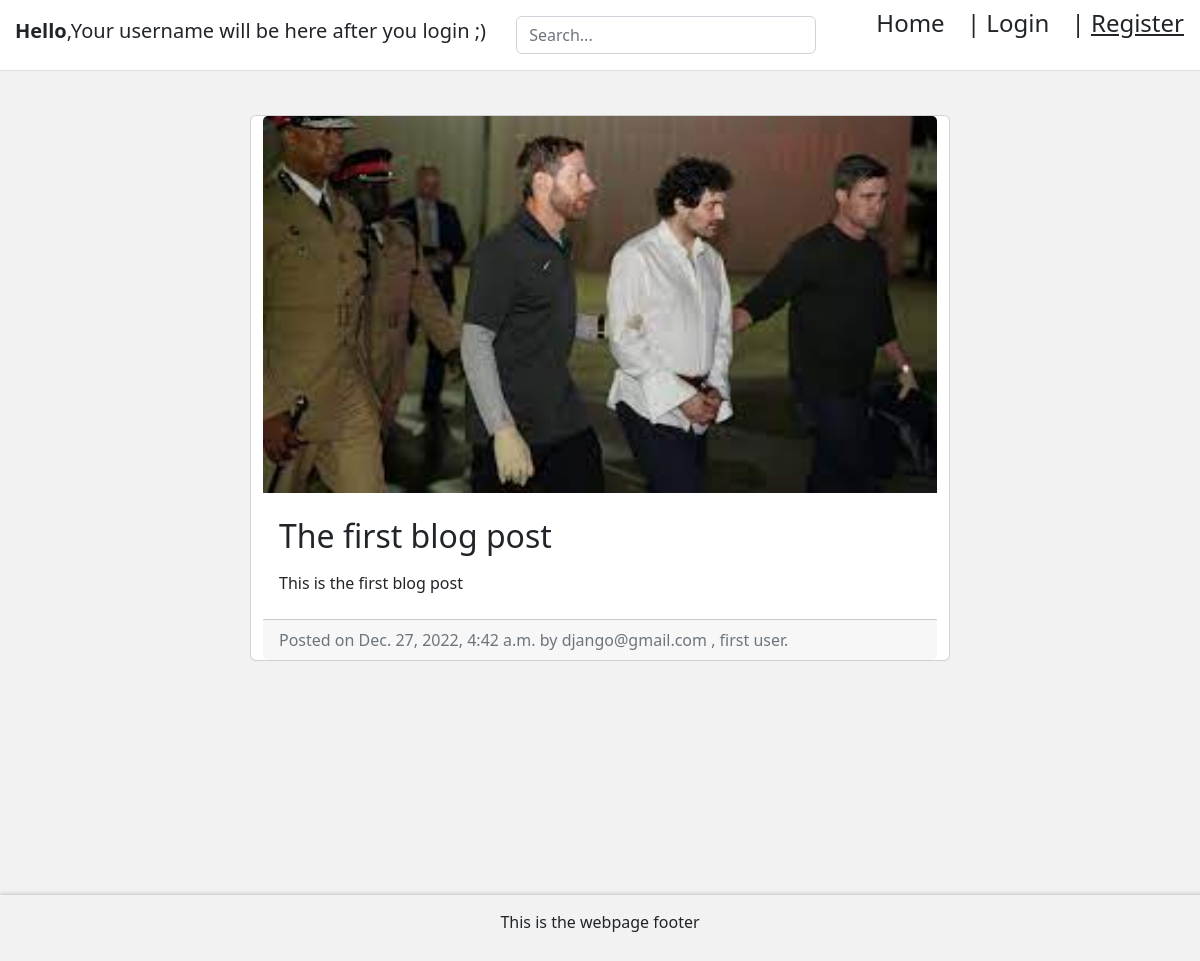
/blog/first-user-the-first-blog-post/, run on the app's committed database.
### blog/models.py (models this page shows, shortened)
class Blogpost(models.Model):
    title = models.CharField(max_length=75,null=False,blank=False)
    body = models.CharField(max_length=6500,null=False,blank=False)
    image = models.ImageField(upload_to=upload_location,null=False,blank=False)
    date_published = models.DateTimeField(auto_now=True,verbose_name ="date published")
    date_update = models.DateTimeField(auto_now_add=True,verbose_name = "date update")
    author = models.ForeignKey(settings.AUTH_USER_MODEL, on_delete=models.CASCADE)
    slug = models.SlugField(blank=True,unique=True)

### account/models.py (models this page shows, shortened)
class Account(AbstractBaseUser):
    email = models.EmailField(verbose_name="email",unique=True, max_length=254)
    username = models.CharField(max_length=20, unique=True)
    date_joined = models.DateTimeField(verbose_name="date joined", auto_now_add=True)
    last_login = models.DateTimeField(verbose_name="last login", auto_now=True)
    is_admin = models.BooleanField(default=False)
    is_active = models.BooleanField(default=True )
    is_staff = models.BooleanField(default=False)
    is_superuser = models.BooleanField(default=False)
    USERNAME_FIELD = 'email'
    REQUIRED_FIELDS = ['username',]
    object = Myaccountmanager()
    def __str__(self):
        return self.email +" , "+ self.username

### blog/views.py (the view)
# urls.py: path('<slug>/', detail_blog_view, name="detail"),
def detail_blog_view(request,slug):
    context = {}
    blog_post = get_object_or_404(Blogpost,slug=slug)
    context['blog_post'] = blog_post
    return render(request, 'blog/detail_blog.html',context)

### blog/templates/blog/detail_blog.html (shortened to what this page needs)
{% extends 'base.html' %} {% block content %}
<div class="container">
  <div class="row">
    <div class="card m-auto">
      <img class="card-img-top" src="{{blog_post.image.url}}">
      <div class="card-body my-2">
        <h2 class="card-title">{{blog_post.title}}</h2>
        <p class="card-text">{{blog_post.body|safe}}</p>
      </div>
      <div class="card-footer text-muted">
        Posted on {{blog_post.date_update}} by {{blog_post.author}}.
      </div>
    </div>
  </div>
</div>
{% endblock content %}

### Templates/snippets/header.html (style rules this page uses)
.container { max-width: 960px; }

### Templates/base.html (style rules this page uses)
body { background-color: #f2f2f2; }

### blog/templates/blog/detail_blog.html (style rules this page uses)
.card { max-width: 700px; }
.container { padding: 20px; }

### Templates/snippets/footer.html (style rules this page uses)
p { margin-top: 15px; }

### data on the page
Blogpost: image (picture), title "The first blog post", body "This is the first blog post", date_update "Dec. 27, 2022, 4:42 a.m.", author "django@gmail.com , first user"
